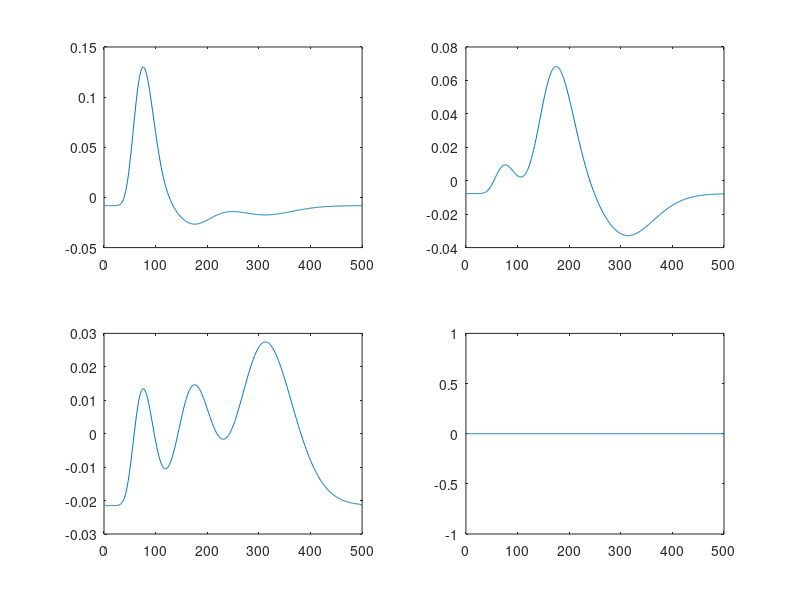
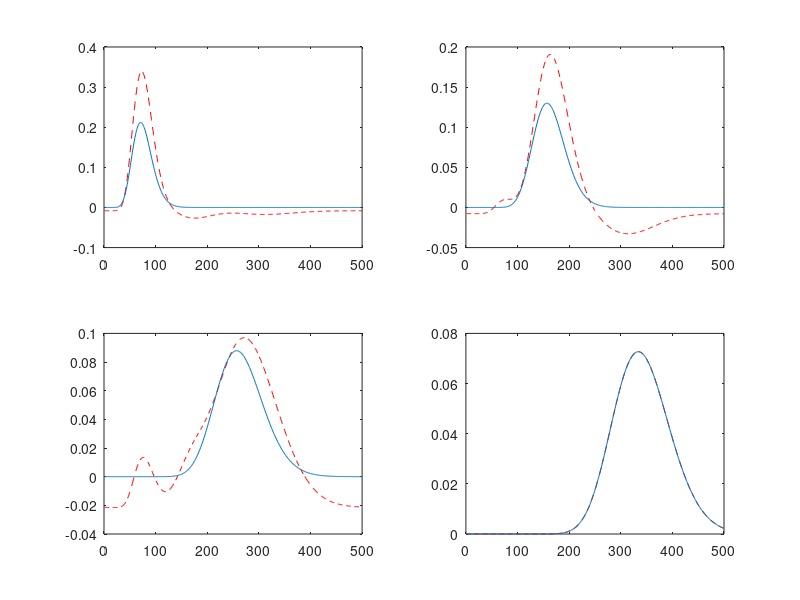

The MATLAB script that drew these images, in order: (Note: this script raises an error after producing the figures.)
function [simu_EEG1,simu_EEG2,SP,SF,dZ]= ERP_data_gen(SNR,iMC,chan,len,trial,fs,flag_fig);
% ERP_data_gen - generate artifical EEG data with given SNR channel length trial and sample-rate
%                ERP: three gamma function 
%                spontanous EEG: 1/f noise with Gaussian distribution
% Syntax:  concatEEG = ERP_data_gen(SNR,chan,len,trial,fs)
%
% Inputs:
%    SNR - Signal to Noise Ratio of ERP
%    iMC - index for Monto Carlo 
%    chan - channel number of EEG data
%    len - length of EEG in each trial
%    trial - number of ERP trials
%    fs - sample rate
%    flag_fig - true: plot the figures; false: do not plot any figure
%
% Outputs:
%    concatEEG - concatenated EEG data 
%    
%
% Example: 
%    concatEEG = ERP_data_gen(SNR,chan,len,trial,fs)
%    Line 2 of example
%    Line 3 of example
%
% Other m-files required: f_alpha_gaussian.m
% Subfunctions: none
% MAT-files required: none
%
% 

% Author: Chaohua Wu
% Department of Biomedical Engineering, Tsinghua University
% email: xs.wuchaohua@outlook.com
%
% Nov 4 2013; output spatial pattern C & components Z1
% Oct 29 2013; Last revision: 

%------------- BEGIN CODE --------------
if nargin == 0
SNR = -10; 
chan = 30;
len = 500;
trial = 100;
fs = 1000;
flag_fig = true;
iMC = 5;
end

if nargin == 1
chan = 30;
len = 500;
trial = 100;
fs = 1000;
flag_fig = false;
iMC = 1;
end


if nargin == 2
chan = 30;
len = 500;
trial = 100;
fs = 1000;
flag_fig = false;
end

SNR_white = 20;
nc = 4;
dnc = 3;
%%%% ERP signal generation %%%%
Z1 =10*[gampdf([0:len-1],15,5);gampdf([0:len-1],27,6);gampdf([0:len-1],33,8);gampdf([0:len-1],38,9)];

dZ =[gampdf([0:len-1],16,5);gampdf([0:len-1],30,6);gampdf([0:len-1],40,8)];
mask =ones(1,len);
fbound = 60;
mask_index = floor(fbound/(fs/len));
mask(mask_index+1:len-mask_index-1) = 0;
for i = 1:dnc
    tempfft = fft(dZ(i,:));
    tempfft = tempfft.*mask;
    dZ(i,:) = real(ifft(tempfft));
end
dZ = detrend(dZ','constant')';
[Ut,St,Vt] = svd(dZ,'econ');
dZ = 7*diag([-1,-1,1])*St*Vt';
dZ = [dZ;zeros(1,len)];
if flag_fig 
    figure
    for i = 1:nc
        subplot(2,2,i)
        plot(dZ(i,:));
    end
end

Z2 = Z1+dZ;
if flag_fig
    figure
    for i = 1:nc
        subplot(2,2,i)
        plot(Z2(i,:),'r--');hold on;
        plot(Z1(i,:));
    end
end

% ERP_template.Z1 = zeros(nc,len);
% ERP_template.Z2 = zeros(nc,len);
% for i = 1:nc
%     ERP_template.Z1(i,:) = Z1(i,:)>0.05;
%     ERP_template.Z2(i,:) = Z2(i,:)>0.05;
% % Z1_template(2,:) = Z1(2,:)>0.05;Z2_template(2,:) = Z2(2,:)>0.05;
% % Z1_template(3,:) = Z1(3,:)>0.05;Z2_template(3,:) = Z2(3,:)>0.05;
% % Z1_template(4,:) = Z1(4,:)>0.05;Z2_template(4,:) = Z2(4,:)>0.05;
% end
% if flag_fig
%     figure
%     for i = 1:nc
%         subplot(2,2,i)
%         plot(ERP_template.Z2(i,:),'r--');hold on;
%         plot(ERP_template.Z1(i,:));
%     end
% end
% 
% save('sq_template.mat','ERP_template');

%%%%%%%%%%%%%%%% spatial filter
rng((564+SNR)*iMC,'twister'); 
SF = randn(chan,nc); 
SF = orth(SF);

% [C,S_temp,V_temp] = svds(C*Z1,nc);
% C = C_temp(:,1:nc);
% Z1 = S_temp*V_temp';
% if flag_fig
% 	figure;
% 	subplot(1,2,1)
% 	plot(Z1(1,:));
% 	xlabel('time(ms)');
% 	ylabel('amplitude(\muV)');
% 	subplot(1,2,2)
% 	stem([0:len-1]./len*fs,abs(fft(Z1(1,:)))./len,'filled');
%     xlabel('frequency (Hz)');
%     ylabel('amplitude (\muV)')
%     temprepERP =  repmat(Z1,[1 trial]);
% 
%     figure;
% 	subplot(1,2,1)
% 	plot(temprepERP(1,:));
% 	xlabel('time(ms)');
% 	ylabel('amplitude(\muV)');
% 	subplot(1,2,2)
% 	stem([0:len*trial-1]./(len*trial)*fs,abs(fft(temprepERP(1,:)))./(len*trial),'filled');
%     xlabel('frequency (Hz)');
%     ylabel('amplitude (\muV)')
% end

% ERP_simu = repmat(C*Z1,[1 1 trial]);
  
%%%% spontaneous EEG
nspEEG = 30;
rng((421+SNR)*iMC,'twister'); 
spEEGmix =  randn(chan,nspEEG);
%spEEG1 = zeros(chan,len,trial);
spEEGsource1 = zeros(nspEEG,len*trial); 
spEEGsource2 = zeros(nspEEG,len*trial); 
%for it= 1:trial
for insp = 1:nspEEG
    % rng(insp*trial+iMC,'twister');
    temp = f_alpha_gaussian(len*trial,abs(10*insp*(5*iMC+SNR)));
    spEEGsource1(insp,:) = detrend(temp','constant')';
    %spEEGsource1(insp,:) = temp;
    temp = f_alpha_gaussian(len*trial,abs(70*insp*(345*iMC+5*SNR)));
    spEEGsource2(insp,:) = detrend(temp','constant')';
    %spEEGsource2(insp,:) = temp;
end
spEEG_all = spEEGmix*[spEEGsource1,spEEGsource2];
spEEG_cov = spEEG_all*spEEG_all'/(len*trial*2);

%%%%%%%%%% spatial pattern
C = spEEG_cov^0.5*SF;
SP =C;
SF = pinv(SF);
%%%%%%%%%% mixed ERP
ERP_simu1 = repmat(C*Z1,[1 1 trial]);
ERP_simu2 = repmat(C*Z2,[1 1 trial]);
%%%%%%%%%% mixed spontaneous EEG
% spEEGsource1 = reshape(spEEGmix*spEEGsource1,[nspEEG,len,trial]);
% spEEG1 = spEEGsource1(:,:,randperm(trial));
% 
% spEEGsource2 = reshape(spEEGmix*spEEGsource2,[nspEEG,len,trial]);
% spEEG2 = spEEGsource1(:,:,randperm(trial));
spEEG1 = spEEGmix*spEEGsource1;
spEEG2 = spEEGmix*spEEGsource2;
%%%% mix %%%%%
tempdERP = C*dZ;
power_dERP = trial.*trace(tempdERP*tempdERP');
tempERP1 = C*Z1;tempERP2 = C*Z2;
power_ERP = trial.*(trace(tempERP1*tempERP1')+trace(tempERP2*tempERP2'));
power_spEEG1 = trace(spEEG1*spEEG1');
power_spEEG2 = trace(spEEG2*spEEG2');
PR = 10^(SNR/10);% power ratio
ampN = sqrt(((1/PR+1)*power_dERP-power_ERP)/(power_spEEG1+power_spEEG2));
% ampN = 0;
spEEG1 = ampN.*spEEG1;
spEEG2 = ampN.*spEEG2;

simu_EEG1 = ERP_simu1(:,:)+spEEG1(:,:);
simu_EEG1 = reshape(simu_EEG1,[chan,len,trial]);
simu_EEG2 = ERP_simu2(:,:)+spEEG2(:,:);
simu_EEG2 = reshape(simu_EEG2,[chan,len,trial]);

%%%% add white noise %%%%
rng((4517+SNR)*iMC,'twister'); 
white_noise1 = randn(chan,len,trial);

rng((456517+SNR)*iMC,'twister'); 
white_noise2 = randn(chan,len,trial);
power_whn1 = trace(white_noise1(:,:)*white_noise1(:,:)');
power_whn2 = trace(white_noise2(:,:)*white_noise2(:,:)');
power_EEG1 = trace(simu_EEG1(:,:)*simu_EEG1(:,:)');
power_EEG2 = trace(simu_EEG2(:,:)*simu_EEG2(:,:)');
ampN1 = sqrt((power_EEG1+power_EEG2)/(10^(SNR_white/10))/(power_whn1+power_whn2));
white_noise1 = ampN1.*white_noise1;
white_noise2 = ampN1.*white_noise2;
simu_EEG1 = simu_EEG1(:,:)+white_noise1(:,:);
simu_EEG1 = reshape(simu_EEG1,[chan,len,trial]);
simu_EEG2 = simu_EEG2(:,:)+white_noise2(:,:);
simu_EEG2 = reshape(simu_EEG2,[chan,len,trial]);
if flag_fig 
    figure
    plot(simu_EEG1(1,:,1));
    hold on;
    plot(simu_EEG2(1,:,1),'r--');
end

% concatEEG = simu_EEG1(:,:);
% 
% if flag_fig
% 	figure
% 	subplot(1,2,1)
%     plot(concatEEG(1,:));
% 	xlabel('time(ms)');
% 	ylabel('amplitude(\muV)');
% 
%     subplot(1,2,2)
% 	stem([0:len*trial-1]./(len*trial)*fs,abs(fft(concatEEG(1,:)))./(len*trial),'filled');
%     xlabel('frequency (Hz)');
%     ylabel('amplitude (\muV)')
%  
% end




%------------- END OF CODE --------------

